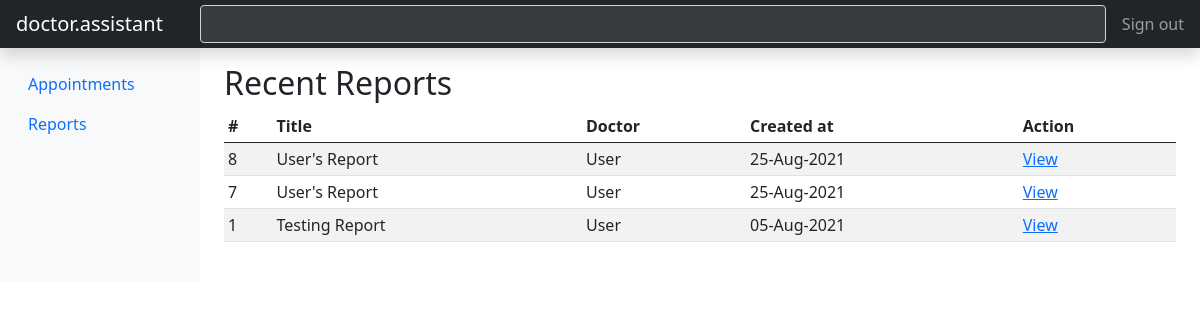
The page /user/reports.php (signed in) on the database its author committed.
### tables this page shows
CREATE TABLE `report` (
  `id` int(11) NOT NULL,
  `doc_id` int(11) NOT NULL,
  `appoint_id` int(11) NOT NULL,
  `title` varchar(250) NOT NULL,
  `prescription` text NOT NULL,
  `created_at` datetime NOT NULL
);

CREATE TABLE `user` (
  `id` int(11) NOT NULL,
  `name` varchar(50) NOT NULL,
  `email` varchar(50) DEFAULT NULL,
  `phone` varchar(15) NOT NULL,
  `password` varchar(100) NOT NULL,
  `group_id` int(11) NOT NULL,
  `status` tinyint(4) NOT NULL DEFAULT 1,
  `created_at` datetime NOT NULL
);

### config/functions.php (called while the page is built, shortened)
<?php
$con = new mysqli(DB_HOSTNAME, DB_USERNAME, DB_PASSWORD, DB_DATABASE) or die("DB Error Occurred . $con->connect_error");
function GetData($sql)
{
	global $con;
	$query = $con->query($sql);
	$result = [];
	if ($query) {
		while ($row = $query->fetch_assoc()) {
			$result[] = $row;
		}
	}
	return (count($result) < 1 ? false : $result);
}
function MySQLDataPagination($mysqlQuery)
{
	global $con;
	$limit = $_SESSION['viewLimit'];
	$page_num = (isset($_GET['page']) && is_numeric($_GET['page'])) ? $_GET['page'] : 0;
	if ($page_num == 0) $page_num = 1;
	$start = (isset($page_num) ? mysqli_real_escape_string($con, ($page_num - 1) * $limit) : 0);
	$content = GetData($mysqlQuery . " LIMIT $start, $limit");
	$params = $_GET;
	unset($params['page']);
	$params['page'] = '';
	$cUrl = parse_url($_SERVER["REQUEST_URI"], PHP_URL_PATH) . '?' . http_build_query($params);
	$totalCount = $con->query($mysqlQuery)->num_rows;
	$totalPage = ceil($totalCount / $limit);
	$pHTML = "<nav>";
	$pHTML .= "<ul class='pagination'>";
	$pHTML .= "<li class='page-item " . ($page_num == 1 ? 'disabled' : '') . "'>";
	$pHTML .= "<a class='page-link' href='" . $cUrl . ($page_num > 1 ? ($page_num - 1) : '#') . "'>Previous</a>";
	$pHTML .= "</li>";
	$pHTML .= "<li class='page-item " . ($page_num == 1 ? 'active' : '') . "'>";
	$pHTML .= "<a class='page-link' href='" . $cUrl . "1'>1</a>";
	$pHTML .= "</li>";
	$pHTML .= ($page_num > 4 ? "<li class='page-item disabled'><a class='page-link'>...</a></li>" : "");
	$startLoop = ($page_num > 4 ? ($page_num - 2) : 2);
	$endLoop = ($page_num < ($totalPage - 3) ? ($page_num + 2) : ($totalPage - 1));
	for ($i = $startLoop; $i <= $endLoop; $i++) {
		$pHTML .= "<li class='page-item " . ($i == $page_num ? 'active' : '') . "'>";
		$pHTML .= "<a class='page-link' href='{$cUrl}{$i}'>{$i}</a>";
		$pHTML .= "</li>";
	}
	$pHTML .= ($page_num < ($totalPage - 3) ? "<li class='page-item disabled'><a class='page-link'>...</a></li>" : "");
	$pHTML .= ($totalPage > 1 ? "<li class='page-item " . ($i == $page_num ? "active" : "") . "'><a class='page-link' href={$cUrl}{$totalPage}>$totalPage</a></li>" : "");
	$pHTML .= "<li class='page-item " . ($page_num == $totalPage ? 'disabled' : '') . "'>";
	$pHTML .= "<a class='page-link' href='" . $cUrl . ($page_num < $totalPage ? ($page_num + 1) : '#') . "'>Next</a>";
	$pHTML .= "</li>";
	$pHTML .= "</ul>";
	$pHTML .= "</nav>";
	$info = "Showing " . ((($page_num - 1) * $_SESSION['viewLimit']) + 1) . " to " . (($page_num * $_SESSION['viewLimit']) > $totalCount ? $totalCount : ($page_num * $_SESSION['viewLimit'])) . " of {$totalCount}";
	return ["content" => $content, "pagination" => $pHTML, "info" => $info];
}

### user/reports.php (the view, shortened to what this page needs)
<?php
require_once dirname(__DIR__) . '/includes/header.php';
?>
<?php require_once('includes/header.php') ?>
    <div class="container-fluid">
        <div class="row">
			<?php require_once('includes/navigation.php') ?>
            <main class="col-md-9 ms-sm-auto col-lg-10 px-md-4">
                <div class="pt-3 pb-2 mb-3">
                    <h2>Recent Reports</h2>
                    <div class="table-responsive">
                        <table class="table table-striped table-sm vertical-align-middle ws_nowrap">
                            <thead>
                            <tr>
                                <th>#</th>
                                <th>Title</th>
                                <th>Doctor</th>
                                <th>Created at</th>
                                <th>Action</th>
                            </tr>
                            </thead>
                            <tbody>
							<?php
							$data = MySQLDataPagination("SELECT r.id, r.title, u.name as doctor, r.created_at FROM report as r JOIN appointment as a ON r.appoint_id = a.id JOIN user as u ON u.id = a.user_id WHERE a.user_id = $_SESSION[id] ORDER BY r.id DESC");
							if (!$data['content']) : ?>
                                <tr>
                                    <td colspan="10" class="text-center">No Data Available</td>
                                </tr>
							<?php else : ?>
								<?php foreach ($data['content'] as $item) : ?>
                                    <tr>
                                        <td><?= $item['id'] ?></td>
                                        <td><?= $item['title'] ?></td>
                                        <td><?= $item['doctor'] ?></td>
                                        <td><?= date('d-M-Y', strtotime($item['created_at'])) ?></td>
                                        <td>
                                            <a href="<?= SITE_URL ?>/user/report_view.php?id=<?= $item['id'] ?>" class="text-primary">
                                                <span data-feather="eye"></span> View
                                            </a>
                                        </td>
                                    </tr>
								<?php endforeach; ?>
							<?php endif; ?>
                            </tbody>
                        </table>
                    </div>
                </div>
            </main>
        </div>
    </div>
<?php require_once dirname(__DIR__) . '/includes/footer.php';

### rows shown on the page
report: id "8", title "User's Report", user.name "User", created_at "25-Aug-2021"
report: id "7", title "User's Report", user.name "User", created_at "25-Aug-2021"
report: id "1", title "Testing Report", user.name "User", created_at "05-Aug-2021"

### other values the page prints
LOGO "doctor.assistant"
